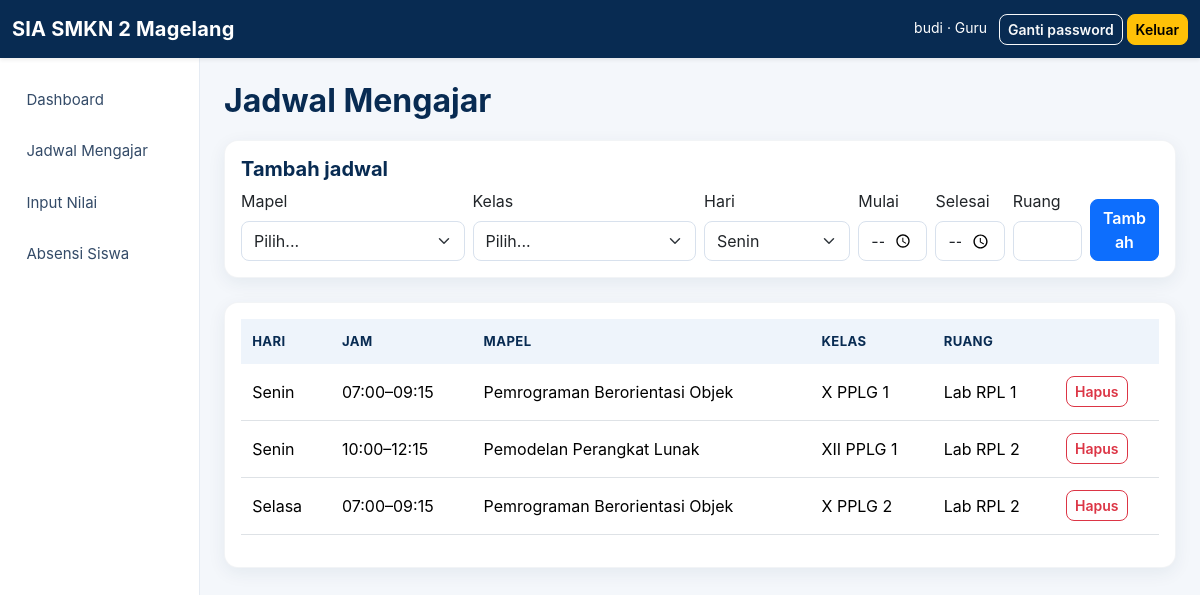
/guru/jadwal.php (signed in), run on the app's committed database.
### tables this page shows
CREATE TABLE `jadwal` (
  `id_jadwal` INT NOT NULL AUTO_INCREMENT,
  `id_guru` INT NOT NULL,
  `id_mapel` INT NOT NULL,
  `id_kelas` INT NOT NULL,
  `hari` ENUM('Senin','Selasa','Rabu','Kamis','Jumat') NOT NULL,
  `jam_mulai` TIME NOT NULL,
  `jam_selesai` TIME NOT NULL,
  `ruang` VARCHAR(20) DEFAULT NULL,
  PRIMARY KEY (`id_jadwal`),
  KEY `fk_jadwal_guru` (`id_guru`),
  KEY `fk_jadwal_mapel` (`id_mapel`),
  KEY `fk_jadwal_kelas` (`id_kelas`),
  CONSTRAINT `fk_jadwal_guru` FOREIGN KEY (`id_guru`) REFERENCES `guru` (`id_guru`) ON UPDATE CASCADE ON DELETE CASCADE,
  CONSTRAINT `fk_jadwal_mapel` FOREIGN KEY (`id_mapel`) REFERENCES `mata_pelajaran` (`id_mapel`) ON UPDATE CASCADE ON DELETE CASCADE,
  CONSTRAINT `fk_jadwal_kelas` FOREIGN KEY (`id_kelas`) REFERENCES `kelas` (`id_kelas`) ON UPDATE CASCADE ON DELETE CASCADE
);

CREATE TABLE `mata_pelajaran` (
  `id_mapel` INT NOT NULL AUTO_INCREMENT,
  `kode_mapel` VARCHAR(10) NOT NULL,
  `nama_mapel` VARCHAR(100) NOT NULL,
  `kelompok` ENUM('Muatan Nasional','Muatan Kewilayahan','Produktif') NOT NULL DEFAULT 'Produktif',
  `kkm` DECIMAL(5,2) NOT NULL DEFAULT 75.00,
  PRIMARY KEY (`id_mapel`),
  UNIQUE KEY `uq_kode_mapel` (`kode_mapel`)
);

CREATE TABLE `kelas` (
  `id_kelas` INT NOT NULL AUTO_INCREMENT,
  `nama_kelas` VARCHAR(20) NOT NULL,
  `tingkat` VARCHAR(5) NOT NULL,
  `id_jurusan` INT NOT NULL,
  PRIMARY KEY (`id_kelas`),
  KEY `fk_kelas_jurusan` (`id_jurusan`),
  CONSTRAINT `fk_kelas_jurusan` FOREIGN KEY (`id_jurusan`) REFERENCES `jurusan` (`id_jurusan`) ON UPDATE CASCADE ON DELETE RESTRICT
);

### config/config.php (called while the page is built, shortened)
<?php
function e(mixed $value): string { return htmlspecialchars((string)$value, ENT_QUOTES, 'UTF-8'); }

### guru/jadwal.php (the view, shortened to what this page needs)
<?php
require_once '../config/auth.php';require_role('guru');$pdo=db();$gid=(int)user_reference();$error='';
$maps=$pdo->query('SELECT id_mapel,nama_mapel FROM mata_pelajaran ORDER BY nama_mapel')->fetchAll();$classes=$pdo->query('SELECT id_kelas,nama_kelas FROM kelas ORDER BY nama_kelas')->fetchAll();$q=$pdo->prepare('SELECT j.*,k.nama_kelas,mp.nama_mapel FROM jadwal j JOIN kelas k ON k.id_kelas=j.id_kelas JOIN mata_pelajaran mp ON mp.id_mapel=j.id_mapel WHERE j.id_guru=? ORDER BY FIELD(j.hari,"Senin","Selasa","Rabu","Kamis","Jumat"),j.jam_mulai');$q->execute([$gid]);$rows=$q->fetchAll();$page_title='Jadwal Mengajar';require '../includes/header.php';require '../includes/sidebar.php';require '../includes/flash.php';
?><h2>Jadwal Mengajar</h2><?php if($error):?><div class="alert alert-danger"><?=e($error)?></div><?php endif;?><div class="card p-3 mb-4"><h5>Tambah jadwal</h5><form method="post" class="row g-2 align-items-end"><?=csrf_field()?><input type="hidden" name="action" value="add"><div class="col-md-3"><label class="form-label">Mapel</label><select name="id_mapel" class="form-select" required><option value="">Pilih...</option><?php foreach($maps as $x):?><option value="<?=$x['id_mapel']?>"><?=e($x['nama_mapel'])?></option><?php endforeach;?></select></div><div class="col-md-3"><label class="form-label">Kelas</label><select name="id_kelas" class="form-select" required><option value="">Pilih...</option><?php foreach($classes as $x):?><option value="<?=$x['id_kelas']?>"><?=e($x['nama_kelas'])?></option><?php endforeach;?></select></div><div class="col-md-2"><label class="form-label">Hari</label><select name="hari" class="form-select"><option>Senin</option><option>Selasa</option><option>Rabu</option><option>Kamis</option><option>Jumat</option></select></div><div class="col-md-1"><label class="form-label">Mulai</label><input type="time" name="jam_mulai" class="form-control" required></div><div class="col-md-1"><label class="form-label">Selesai</label><input type="time" name="jam_selesai" class="form-control" required></div><div class="col-md-1"><label class="form-label">Ruang</label><input name="ruang" class="form-control"></div><div class="col-md-1"><button class="btn btn-primary w-100">Tambah</button></div></form></div><div class="card p-3"><div class="table-responsive"><table class="table"><thead><tr><th>Hari</th><th>Jam</th><th>Mapel</th><th>Kelas</th><th>Ruang</th><th></th></tr></thead><tbody><?php foreach($rows as $r):?><tr><td><?=e($r['hari'])?></td><td><?=e(substr($r['jam_mulai'],0,5).'–'.substr($r['jam_selesai'],0,5))?></td><td><?=e($r['nama_mapel'])?></td><td><?=e($r['nama_kelas'])?></td><td><?=e($r['ruang']??'-')?></td><td><form method="post" onsubmit="return confirm('Hapus jadwal ini?')"><?=csrf_field()?><input type="hidden" name="action" value="delete"><input type="hidden" name="id_jadwal" value="<?=$r['id_jadwal']?>"><button class="btn btn-sm btn-outline-danger">Hapus</button></form></td></tr><?php endforeach;?></tbody></table></div></div><?php require '../includes/footer.php';

### assets/css/app.css (style rules this page uses)
:root { --school-navy:#082b52;--school-blue:#0d6efd;--school-light:#f4f7fb;--school-muted:#718096;--school-border:#e5ebf3 }
* { box-sizing:border-box }
body { background:var(--school-light);color:#24344d;font-family:Inter,system-ui,-apple-system,"Segoe UI",sans-serif }
h1,h2,h3,h4,h5 { color:var(--school-navy);font-weight:700 }
h2 { margin-bottom:1.25rem }
.card { border:1px solid rgba(8,43,82,.05);border-radius:14px;box-shadow:0 5px 18px rgba(18,52,90,.07) }
.table { vertical-align:middle }
.table thead th { background:#eef4fb;border-bottom:0;color:var(--school-navy);font-size:.82rem;text-transform:uppercase;letter-spacing:.03em;white-space:nowrap }
.table>:not(caption)>*>* { padding:.78rem .7rem }
.form-control,.form-select { border-color:#d8e1ed;border-radius:8px;min-height:40px }
.btn { border-radius:8px;font-weight:600 }
.btn-primary { background:var(--school-blue) }

### data on the page
jadwal: hari "Senin", jam_mulai+jam_selesai "07:00–09:15", id_mapel.nama_mapel "Pemrograman Berorientasi Objek", id_kelas.nama_kelas "X PPLG 1", ruang "Lab RPL 1"
jadwal: hari "Senin", jam_mulai+jam_selesai "10:00–12:15", id_mapel.nama_mapel "Pemodelan Perangkat Lunak", id_kelas.nama_kelas "XII PPLG 1", ruang "Lab RPL 2"
jadwal: hari "Selasa", jam_mulai+jam_selesai "07:00–09:15", id_mapel.nama_mapel "Pemrograman Berorientasi Objek", id_kelas.nama_kelas "X PPLG 2", ruang "Lab RPL 2"

### other printed values
current_user()['username'] "budi"
role_label(current_user()['role']) "Guru"
